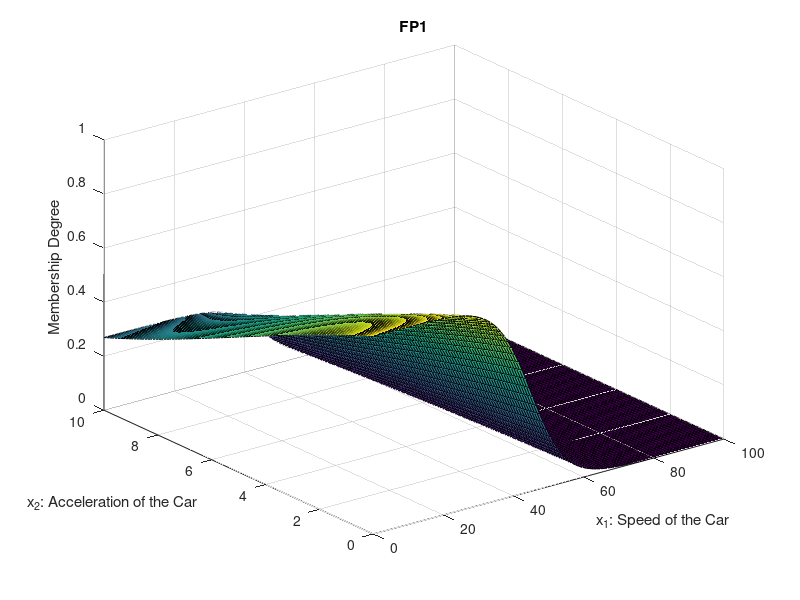
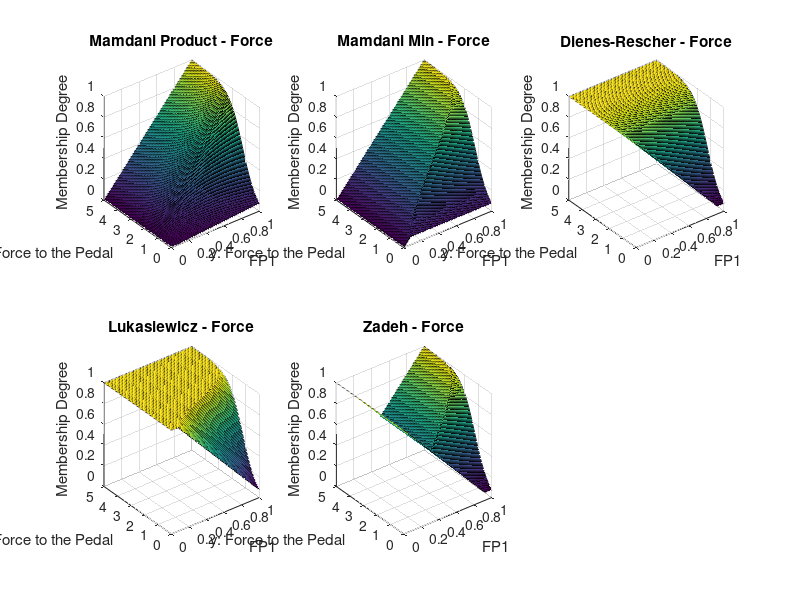

These figures' MATLAB source, in order:
% Define variables
x1 = linspace(0, 100, 100); % Speed of the car (0 to 100)
x2 = linspace(0, 10, 100);  % Acceleration of the car (0 to 10)
y = linspace(0, 5, 100);    % Force on the pedal (0 to 5)

% Define membership functions
mu_slow = @(x1) 1 ./ (1 + exp((x1 - 45) / 5));
mu_small = @(x2) 1 ./ (1 + exp((x2 - 5) / 5));
mu_large = @(y) 1 ./ (1 + exp(2 * (-y + 1.25)));

% Calculate membership degrees for all combinations
mu_slow_vals = mu_slow(x1);
mu_small_vals = mu_small(x2);
mu_large_vals = mu_large(y);

% Grid for 3D plotting
[X1, X2] = meshgrid(x1, x2);

% t norm Infernce (Min)
t_norm_product = @(mu1, mu2) mu1 .* mu2;

% Mamdani Product Inference
mu_mamdani_product = @(mu1, mu2) mu1 .* mu2;

% Mamdani Min Inference
mu_mamdani_min = @(mu1, mu2) min(mu1, mu2);

% Dienes-Rescher Inference
mu_dienes_rescher = @(mu1, mu2) max(1 - mu1, mu2);

% Lukasiewicz Inference
mu_lukasiewicz = @(mu1, mu2) min(1, 1- mu1 + mu2);

% Zadeh Inference
mu_zadeh = @(mu1, mu2) max(min(mu1, mu2), 1 - mu1);

% Visualize the results
figure;
surf(X1, X2, t_norm_product(mu_slow(X1), mu_small(X2)));
xlabel('x_1: Speed of the Car');
ylabel('x_2: Acceleration of the Car');
zlabel('Membership Degree');
title('FP1');
xlim([0 100]);
ylim([0 10]);
zlim([0 1]);

mu_FP1 = linspace(0, 1, 100);
% Force to pedal vs inference output in 3D for each method
[Y1, Y] = meshgrid(mu_FP1, y);
figure;
subplot(2,3,1);
surf(Y1, Y, mu_mamdani_product(mu_FP1, mu_large(Y)));
xlabel('FP1');
ylabel('y: Force to the Pedal');
zlabel('Membership Degree');
title('Mamdani Product - Force');
xlim([0 1]);
ylim([0 5]);
zlim([0 1]);

subplot(2,3,2);
surf(Y1, Y, mu_mamdani_min(mu_FP1, mu_large(Y)));
xlabel('FP1');
ylabel('y: Force to the Pedal');
zlabel('Membership Degree');
title('Mamdani Min - Force');
xlim([0 1]);
ylim([0 5]);
zlim([0 1]);

subplot(2,3,3);
surf(Y1, Y, mu_dienes_rescher(mu_FP1, mu_large(Y)));
xlabel('FP1');
ylabel('y: Force to the Pedal');
zlabel('Membership Degree');
title('Dienes-Rescher - Force');
xlim([0 1]);
ylim([0 5]);
zlim([0 1]);

subplot(2,3,4);
surf(Y1, Y, mu_lukasiewicz(mu_FP1, mu_large(Y)));
xlabel('FP1');
ylabel('y: Force to the Pedal');
zlabel('Membership Degree');
title('Lukasiewicz - Force');
xlim([0 1]);
ylim([0 5]);
zlim([0 1]);

subplot(2,3,5);
surf(Y1, Y, mu_zadeh(mu_FP1, mu_large(Y)));
xlabel('FP1');
ylabel('y: Force to the Pedal');
zlabel('Membership Degree');
title('Zadeh - Force');
xlim([0 1]);
ylim([0 5]);
zlim([0 1]);
